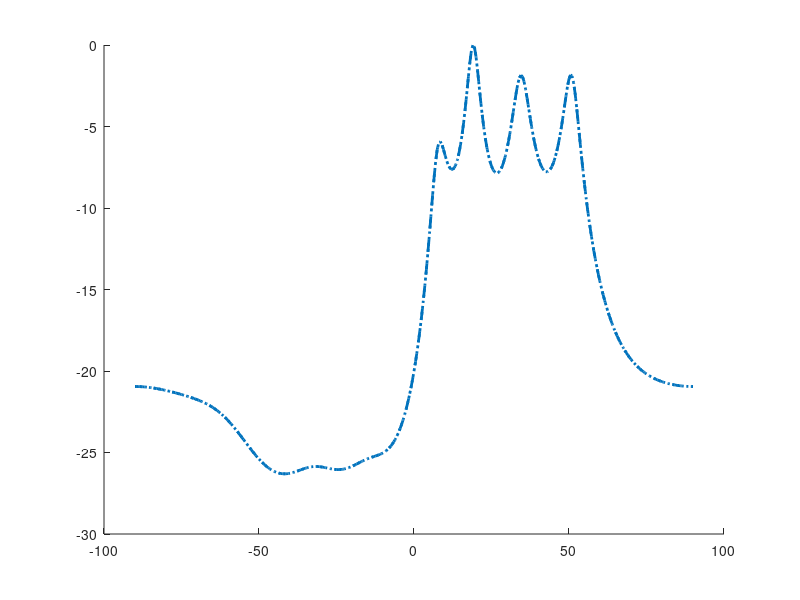

Reproduce this figure in MATLAB. (Note: this script raises an error after producing the figure.)
clc; clear; close all;

% === Parameters ===
M = 8;                      % Number of sensors
K = 5;                      % Number of sources
N = 1000;                   % Snapshots
fc = 1e9;                   % Frequency (Hz)
c = 3e8;                    % Speed of light
lambda = c/fc;              % Wavelength
d = lambda/2;               % Element spacing
                % SNR in dB
trueAngles = [10, 20, 30, 40, 50];      % Degrees

figure;
hold on 
SNR_dB1 = [-10 0 10 20];
colors = lines(numel(SNR_dB1));

f= 0;
for SNR_dB = SNR_dB1
f = f+1;
% === Steering Matrix ===
angles_rad = deg2rad(trueAngles);
a = @(theta) exp(1j*2*pi*d*sin(theta)/lambda * (0:M-1).'); % steering vector
A = [a(angles_rad(1)), a(angles_rad(2)), a(angles_rad(3)), a(angles_rad(4)), a(angles_rad(5))];                  % M x K

% === Signal + Noise ===
S = (randn(K,N) + 1i*randn(K,N))/sqrt(2);                  % Random source signals
X = A * S;                                                 % Ideal array signal
sigma2 = 10^(-SNR_dB/10);
X = X + sqrt(sigma2/2)*(randn(M,N) + 1i*randn(M,N));       % Add complex Gaussian noise

% === Covariance and Subspace ===
R = (X*X')/N;
[U,~,~] = svd(X);                     % Singular Value Decomposition (SVD)
Us = U(:,1:K);                        % Signal subspace (M x K)

[R_V, R_D] = eig(R);
[R_eigenvals, idx] = sort(diag(R_D), 'descend');
R_V = R_V(:, idx);                    % Sort eigenvectors by descending eigenvalues
Vs = R_V(:, 1:K);                     % Signal subspace

% === Subarray Extraction ===
% You can use Vs or Us, one is using eig() the other is unsing svd()
Us1 = Us(1:end-1, :);                % First subarray
Us2 = Us(2:end, :);                  % Second subarray

% === Solve Rotation Matrix ===
Phi = pinv(Us1) * Us2;
eigvals = eig(Phi);
phi_hat = angle(eigvals);           % Phase shifts

% === Estimate DOAs ===
theta_hat = asin(phi_hat * lambda / (2*pi*d)) * 180/pi;

% === Display Results ===
disp('True DOAs (degrees):');
disp(sort(trueAngles));

disp('Estimated DOAs (degrees):');
disp(sort(real(theta_hat)));

% === Plot array response (optional) ===
scanAngles = -90:0.5:90;
a_scan = @(theta) exp(1j*2*pi*d*sind(theta)/lambda * (0:M-1).');
P = zeros(size(scanAngles));
for k = 1:length(scanAngles)
    av = a_scan(scanAngles(k));
    P(k) = 1 / (av' * (eye(M) - Us*Us') * av);
end
P_dB = 10*log10(abs(P)/max(abs(P)));





% === Subarray Extraction2 ===
% You can use Vs or Us, one is using eig() the other is unsing svd()
Us1_2 = Vs(1:end-1, :);                % First subarray
Us2_2 = Vs(2:end, :);                  % Second subarray

% === Solve Rotation Matrix ===
Phi_2 = pinv(Us1_2) * Us2_2;
eigvals_2 = eig(Phi_2);
phi_hat_2 = angle(eigvals_2);           % Phase shifts

% === Estimate DOAs ===
theta_hat_2 = asin(phi_hat_2 * lambda / (2*pi*d)) * 180/pi;

% === Display Results ===
disp('True DOAs Number 2 (degrees):');
disp(sort(trueAngles));

disp('Estimated DOAs Number 2(degrees):');
disp(sort(real(theta_hat_2)));

% === Plot array response (optional) ===
scanAngles = -90:0.5:90;
a_scan = @(theta) exp(1j*2*pi*d*sind(theta)/lambda * (0:M-1).');
P_2 = zeros(size(scanAngles));
for k = 1:length(scanAngles)
    av = a_scan(scanAngles(k));
    P_2(k) = 1 / (av' * (eye(M) - Vs*Vs') * av);
end
P_dB_2 = 10*log10(abs(P_2)/max(abs(P_2)));






plot(scanAngles, P_dB,  '--', 'Color', colors(f, :), 'LineWidth', 2, 'HandleVisibility', 'off'); 
plot(scanAngles, P_dB_2,  ':', 'Color', colors(f, :), 'LineWidth', 2, 'HandleVisibility', 'off'); 

xline(real(theta_hat), '--', 'Color', colors(f, :),  'LineWidth', 1.5, 'HandleVisibility', 'off');
h= xline(real(theta_hat_2), '--', 'Color', colors(f, :), 'LineWidth', 1.5);
set(h, 'DisplayName', ['Cycle ' num2str(f)]);
end


xline(trueAngles, 'black', 'LineWidth', 3, 'HandleVisibility', 'off');
xlabel('Angle (degrees)');
ylabel('Pseudo-Spectrum (dB)');
legend show;
title('ESPRIT-Based DOA Estimation');
grid on;
hold off;
